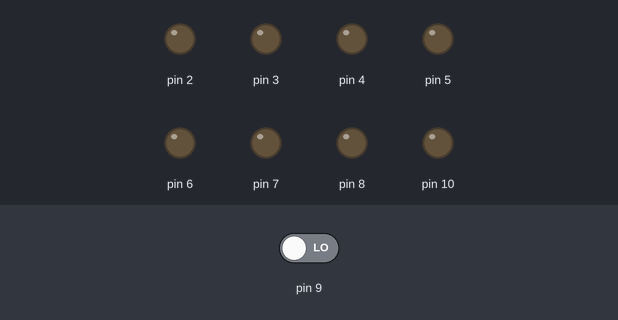
The sketch below on a simulated Arduino Uno, built with avr-gcc and run on an emulated ATmega328P. On the bench: output pins drawn as LEDs (lit = HIGH). Dashed ring = blinking. The test bench sets the inputs (shaded band); at power-on: pin 9 LOW.

Above: at 1.2 s.
1.3 s: pin 9 driven HIGH
At 2.8 s:
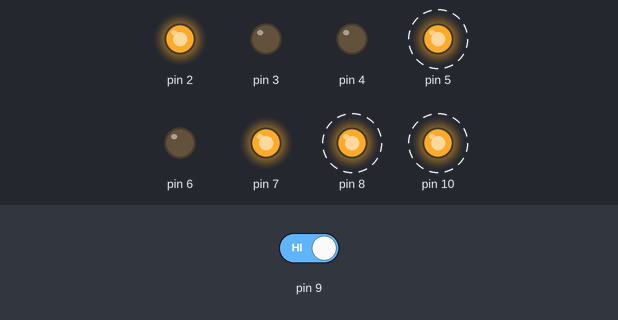
At 3.9 s:
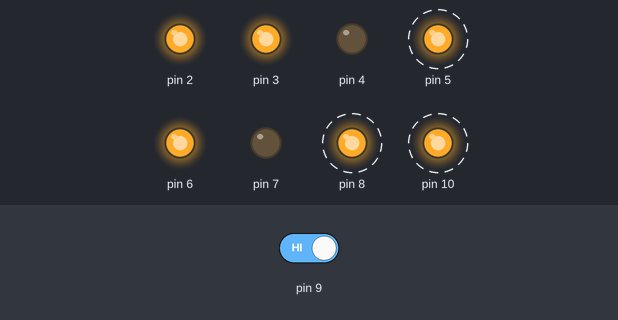
7.3 s: pin 9 driven LOW
At 8.5 s:
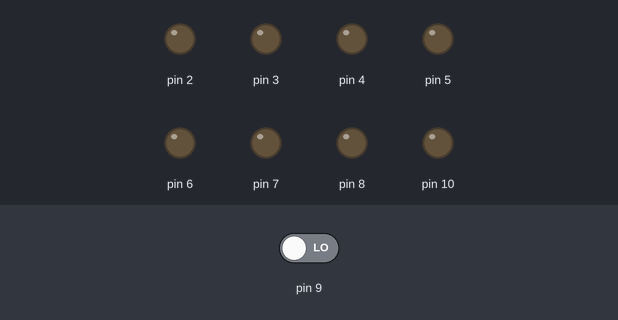
Timing chart, 0 to 10.3 s (numbered marks = the images above; inputs shaded):
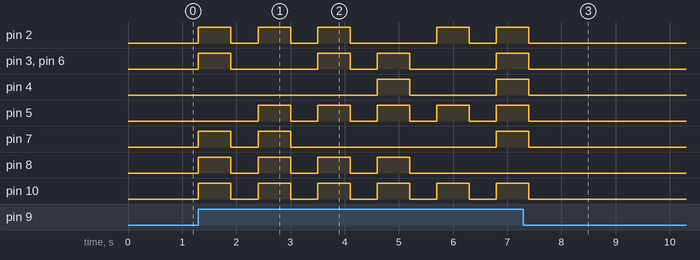

Measured:
- after the input at 1.3 s, pin 2: LOW → HIGH at once, → LOW 0.60 s later, → HIGH 0.50 s later, → LOW 0.60 s later, … (9 changes in this stretch); pin 3: goes HIGH 0.60 s, LOW 1.6 s, HIGH 0.60 s, LOW 0.50 s, HIGH 0.60 s, LOW 1.6 s, then HIGH, starting at once
- after the input at 7.3 s, pin 2–7, pin 10: goes on until 7.4 s, then stays LOW; pin 8: stops changing and stays LOW

The sketch:

Winter2017_54321Countdown.ino
```cpp
void setup() {
  // put your setup code here, to run once:
  for(int i = 2; i <= 10; i++){
    if(i == 9){
      pinMode(i, INPUT);
    }else{
    pinMode(i, OUTPUT);
    }
  }


}

void loop() {
  // put your main code here, to run repeatedly:
  if(digitalRead(9) == HIGH){
    countDown();
  }
}

void countDown(){
  five();
  beep();
  reset();
  four();
  beep();
  reset();
  three();
  beep();
  reset();
  two();
  beep();
  reset();
  one();
  beep();
  reset();
  zero();
  beep();
  reset();

}
void five(){
  digitalWrite(6, HIGH);
  digitalWrite(7, HIGH);
  digitalWrite(8, HIGH);
  digitalWrite(2, HIGH);
  digitalWrite(3, HIGH);
}
void four(){
  digitalWrite(5, HIGH);
  digitalWrite(2, HIGH);
  digitalWrite(7, HIGH);
  digitalWrite(8, HIGH);
}
void three(){
  digitalWrite(6, HIGH);
  digitalWrite(5, HIGH);
  digitalWrite(2, HIGH);
  digitalWrite(3, HIGH);
  digitalWrite(8, HIGH);
}
void two(){
  digitalWrite(6, HIGH);
  digitalWrite(5, HIGH);
  digitalWrite(8, HIGH);
  digitalWrite(4, HIGH);
  digitalWrite(3, HIGH);
}
void one(){
  digitalWrite(5, HIGH);
  digitalWrite(2, HIGH);
}
void zero(){
  digitalWrite(2, HIGH);
  digitalWrite(3, HIGH);
  digitalWrite(4, HIGH);
  digitalWrite(5, HIGH);
  digitalWrite(6, HIGH);
  digitalWrite(7, HIGH);
}
void reset(){
  delay(500);
  for(int i = 2; i <= 10; i++){
    if(i != 9){
    digitalWrite(i, LOW);
    }
  }
  delay(500);
}
void beep(){
  digitalWrite(10, HIGH);
  delay(100);
}
```
